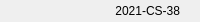
              <widget class="QFrame" name="bottomBar">
               <property name="minimumSize">
                <size>
                 <width>0</width>
                 <height>22</height>
                </size>
               </property>
               <property name="maximumSize">
                <size>
                 <width>16777215</width>
                 <height>22</height>
                </size>
               </property>
               <property name="frameShape">
                <enum>QFrame::NoFrame</enum>
               </property>
               <property name="frameShadow">
                <enum>QFrame::Raised</enum>
               </property>
               <layout class="QHBoxLayout" name="horizontalLayout_5">
                <property name="spacing">
                 <number>0</number>
                </property>
                <property name="leftMargin">
                 <number>0</number>
                </property>
                <property name="topMargin">
                 <number>0</number>
                </property>
                <property name="rightMargin">
                 <number>0</number>
                </property>
                <property name="bottomMargin">
                 <number>0</number>
                </property>
                <item>
                 <widget class="QLabel" name="creditsLabel">
                  <property name="maximumSize">
                   <size>
                    <width>16777215</width>
                    <height>16</height>
                   </size>
                  </property>
                  <property name="font">
                   <font>
                    <family>Segoe UI</family>
                    <pointsize>-1</pointsize>
                    <weight>50</weight>
                    <italic>false</italic>
                    <bold>false</bold>
                   </font>
                  </property>
                  <property name="text">
                   <string/>
                  </property>
                  <property name="alignment">
                   <set>Qt::AlignLeading|Qt::AlignLeft|Qt::AlignVCenter</set>
                  </property>
                 </widget>
                </item>
                <item>
                 <widget class="QLabel" name="message">
                  <property name="styleSheet">
                   <string notr="true">color:white;</string>
                  </property>
                  <property name="text">
                   <string/>
                  </property>
                  <property name="alignment">
                   <set>Qt::AlignRight|Qt::AlignTrailing|Qt::AlignVCenter</set>
                  </property>
                 </widget>
                </item>
                <item>
                 <widget class="QLabel" name="visit">
                  <property name="text">
                   <string>&lt;html&gt;&lt;head/&gt;&lt;body&gt;&lt;p&gt;2021-CS-38&lt;/p&gt;&lt;/body&gt;&lt;/html&gt;</string>
                  </property>
                  <property name="alignment">
                   <set>Qt::AlignRight|Qt::AlignTrailing|Qt::AlignVCenter</set>
                  </property>
                 </widget>
                </item>
                <item>
                 <widget class="QFrame" name="frame_size_grip">
                  <property name="minimumSize">
                   <size>
                    <width>20</width>
                    <height>0</height>
                   </size>
                  </property>
                  <property name="maximumSize">
                   <size>
                    <width>20</width>
                    <height>16777215</height>
                   </size>
                  </property>
                  <property name="frameShape">
                   <enum>QFrame::NoFrame</enum>
                  </property>
                  <property name="frameShadow">
                   <enum>QFrame::Raised</enum>
                  </property>
                 </widget>
                </item>
               </layout>
              </widget>
